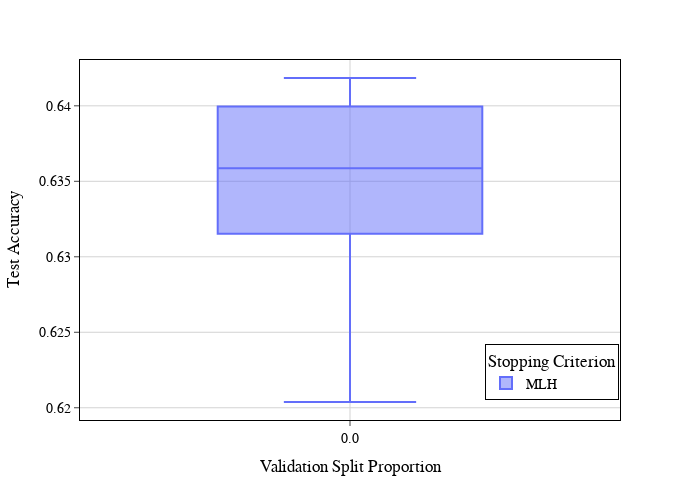

Notebook source saved alongside this figure:
### Code cell
import plotly.express as px
# df_exp>
def convert_to_exponent(x):
    if len(str(x)) > 4:
        return "{:.2e}".format(x)
    return str(x)

df_temp = df_exp.replace(np.nan, 0.0)
df_temp["val_proportion"] = df_temp["val_proportion"].apply(convert_to_exponent)
df_temp.rename({"stopping_criterion": "Stopping Criterion"}, inplace=True, axis=1)
df_temp.replace({"loss/val": "Validation Loss", "energy": "MLH"}, inplace=True)
# df_temp = df_temp.sort_values("val_proportion", key=lambda y: sorted(y, key=lambda x: float(x)))
category_orders = sorted(list(df_temp.val_proportion.unique()), key=lambda x: float(x))
fig = px.box(df_temp, x="val_proportion", y="test_acc", color="Stopping Criterion", category_orders={"val_proportion": category_orders})
fig.update_layout(xaxis={'tickformat': 'e', 'showexponent': 'all'})
# fig.update_layout(yaxis={'tickformat': 'e', 'showexponent': 'all'})
fig.update_layout(legend=dict(
    yanchor="top",
    y=0.21,
    xanchor="left",
    x=0.75,bordercolor="Black", borderwidth=1
), width=700, height=500)




# fig.update_layout({
# "plot_bgcolor": "rgba(0, 0, 0, 0)",
# "paper_bgcolor": "rgba(255, 255, 255, 255)",
# })

fig.update_layout(title_text="",
        paper_bgcolor='rgba(255,255,255,1)',\
    plot_bgcolor='rgba(255,255,255,1)',)

fig.update_xaxes(showline=True, linewidth=1, linecolor='black', mirror=True,ticks='outside', showgrid=True, gridcolor="LightGray")
fig.update_yaxes(showline=True, linewidth=1, linecolor='black', mirror=True, ticks='outside', showgrid=True, gridcolor="LightGray")

fig.update_layout(xaxis_title="Validation Split Proportion", yaxis_title="Test Accuracy", font=dict(family='Times New Roman', size=14, color='Black'))
fig.show()

### Figure 1 — Plotly figure (JSON) as saved in the notebook; plotly's stock layout.template omitted (floating-point values rounded to 4 significant figures)
{"data": [{"alignmentgroup": "True", "hovertemplate": "Stopping Criterion=MLH<br>val_proportion=%{x}<br>test_acc=%{y}<extra></extra>", "legendgroup": "MLH", "marker": {"color": "#636efa"}, "name": "MLH", "notched": false, "offsetgroup": "MLH", "orientation": "v", "showlegend": true, "type": "box", "x": ["0.0", "0.0", "0.0", "0.0", "0.0", "0.0", "0.0", "0.0", "0.0", "0.0", "0.0", "0.0", "0.0", "0.0", "0.0", "0.0", "0.0", "0.0", "0.0"], "x0": " ", "xaxis": "x", "y": [0.6279, 0.6373, 0.6375, 0.6393, 0.6403, 0.6309, 0.6412, 0.6359, 0.6287, 0.6286, 0.6388, 0.6418, 0.6333, 0.6349, 0.634, 0.6204, 0.6402, 0.6349, 0.641], "y0": " ", "yaxis": "y"}], "layout": {"boxmode": "group", "font": {"color": "Black", "family": "Times New Roman", "size": 14}, "height": 500, "legend": {"bordercolor": "Black", "borderwidth": 1, "title": {"text": "Stopping Criterion"}, "tracegroupgap": 0, "x": 0.75, "xanchor": "left", "y": 0.21, "yanchor": "top"}, "margin": {"t": 60}, "paper_bgcolor": "rgba(255,255,255,1)", "plot_bgcolor": "rgba(255,255,255,1)", "title": {"text": ""}, "width": 700, "xaxis": {"anchor": "y", "categoryarray": ["0.0"], "categoryorder": "array", "domain": [0, 1], "gridcolor": "LightGray", "linecolor": "black", "linewidth": 1, "mirror": true, "showexponent": "all", "showgrid": true, "showline": true, "tickformat": "e", "ticks": "outside", "title": {"text": "Validation Split Proportion"}}, "yaxis": {"anchor": "x", "domain": [0, 1], "gridcolor": "LightGray", "linecolor": "black", "linewidth": 1, "mirror": true, "showgrid": true, "showline": true, "ticks": "outside", "title": {"text": "Test Accuracy"}}}}
